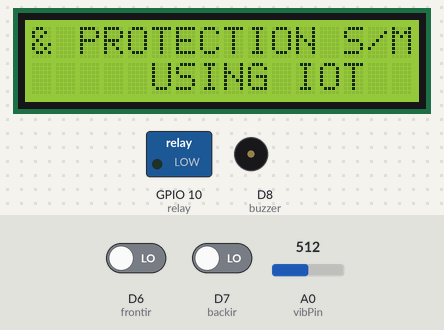
A sketch run on a simulated ESP8266 (NodeMCU). Shown: 16×2 character LCD, switched loads named in the sketch (green lamp = pin HIGH), buzzer (waves = sounding, pin HIGH). The test bench sets the inputs (shaded band); at power-on: D6 (frontir) LOW, D7 (backir) LOW, A0 (vibPin) = 512. WiFi joins after 1.5 s; servers stay silent unless stated; uploads are accepted with an empty reply; what the sketch prints to the serial monitor is not drawn.

Above: at 2.1 s.
At 5.9 s:
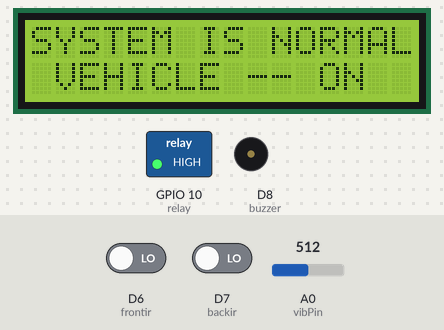
6.0 s: D6 (frontir) driven HIGH
At 8.9 s:
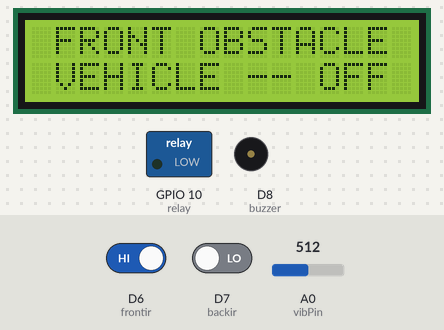
9.0 s: D6 (frontir) driven LOW and D7 (backir) driven HIGH
12.0 s: D7 (backir) driven LOW
At 12.7 s:
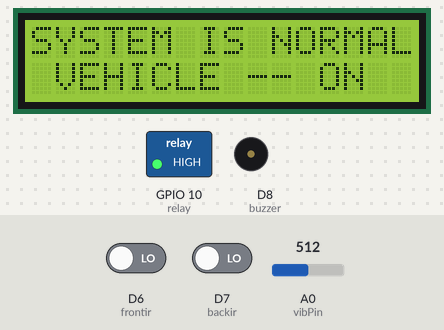
13.5 s: A0 (vibPin) set to 307
15.1 s: A0 (vibPin) set to 283
At 17.3 s:
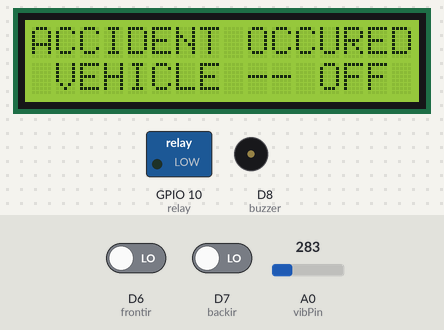
17.8 s: A0 (vibPin) set to 306
Timing chart, 0 to 20.3 s (numbered marks = the images above; inputs shaded):
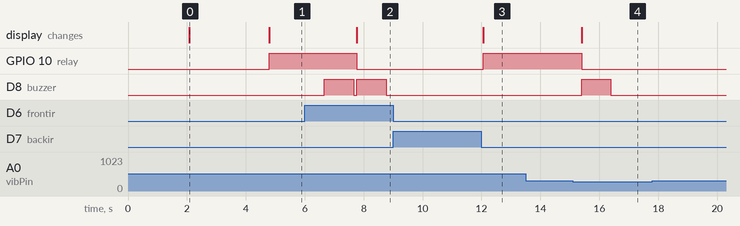

Measured:
- the behaviour switches between 300 and 299 on A0 (vibPin) (found by bisection; images 3 and 4)
- after the input at 6.0 s, GPIO 10 (relay): HIGH → LOW after 1.8 s; D8 (buzzer): alternates HIGH for 1.0 s and LOW for 0.11 s, starting after 0.66 s; the display: changes after 1.8 s (image 2)
- after the input at 9.0 s, every drawn part: stays the same
- after the input at 12.0 s, GPIO 10 (relay): LOW → HIGH after 0.06 s; D8 (buzzer): stays LOW (without the input it goes to HIGH after 0.05 s); the display: changes after 0.06 s (image 3)
- after the input at 13.5 s, every drawn part: stays the same
- after the input at 15.1 s, GPIO 10 (relay): HIGH → LOW after 0.30 s; D8 (buzzer): LOW → HIGH after 0.30 s, → LOW 1.0 s later; the display: changes after 0.30 s (image 4)
- after the input at 17.8 s, every drawn part: stays the same
- what the display in image 0 shows lasts 2.7 s, from 2.1 s to 4.8 s

The sketch:

intelligent_vehicle_vehicle_iot__sreyas.ino
```cpp
//http://projectsiot.xyz/IoTProjects/VehicleSecurity/uploadstatus.php?a=&b=Y&c=Y&d=&e=Y
//http://projectsiot.xyz/IoTProjects/VehicleSecurity/viewvehicle.php
/*
 * in that link we have headlight and fire sensor
 * but we should send null for those variables
 *
*/
#include <ESP8266WiFi.h>
#include <ESP8266HTTPClient.h>
#include <LiquidCrystal.h>
#include <String.h>

LiquidCrystal lcd (D0,D1,D2,D3,D4,D5);

//#define ldrPin 34
#define frontir D6
#define backir D7
//#define firePin 26
//#define led 12
#define buzzer D8
#define vibPin A0
#define relay 10

// WiFi parameters to be configured
const char* ssid = "project12"; // Hoofdlettergevoelig
const char* password = "project123456"; // Hoofdlettergevoelig

String q = "http://projectsiot.xyz/IoTProjects/VehicleSecurity/uploadstatus.php?a=";
String iot = "\0";


//iot = q + l + "&b=" + fir + "&c=" + bir + "&d=" + f + "&e=" + accident;

char fir = 'N';
char bir = 'N';
char f = 'N';
char accident = 'N';

String A ;
String B ;
String msg ;
char l = '1';
int ldr = 0;

int freq = 5000;
int ledChannel = 0;
int resolution = 8;
int dutyCycle = 0;

void beep ()
{
  digitalWrite(buzzer,HIGH);
  delay(1000);
  digitalWrite(buzzer,LOW);
  delay(100);
}

void setup(void) {
  Serial.begin(9600);
  Serial.print("Bezig met verbinden");
 WiFi.begin(ssid, password); // Connect to WiFi
 lcd.begin(16,2);

lcd.clear();
lcd.setCursor(0,0);
        lcd.print("  INTELLIGENT   ");
        lcd.setCursor( 2,1);
         lcd.print("VEHICLE SECURITY");
         delay(2000);

lcd.clear();
lcd.setCursor(0,0);
        lcd.print("& PROTECTION S/M");
        lcd.setCursor( 2,1);
         lcd.print("   USING IOT    ");
         delay(2000);

//          pinMode(ldrPin,INPUT);
          pinMode(frontir,INPUT);
          pinMode(backir,INPUT);
  //        pinMode(firePin,INPUT);
          pinMode(vibPin,INPUT);
          pinMode(relay,OUTPUT);
          pinMode(buzzer,OUTPUT);


            // configure LED PWM functionalitites
 // ledcSetup(ledChannel, freq, resolution);

  // attach the channel to the GPIO to be controlled
 // ledcAttachPin(led, ledChannel);

  // while wifi not connected yet, print '.'
  // then after it connected, get out of the loop
  while (WiFi.status() != WL_CONNECTED) {
     delay(500);
     Serial.print(".");
  }

  // Verbonden.
  Serial.println("OK!");

  // Access Point (SSID).
  Serial.print("SSID: ");
  Serial.println(WiFi.SSID());

  // IP adres.
  Serial.print("IP: ");
  Serial.println(WiFi.localIP());

  // Signaalsterkte.
  long rssi = WiFi.RSSI();
  Serial.print("Signaal sterkte (RSSI): ");
  Serial.print(rssi);
  Serial.println(" dBm");
  Serial.println("");


  Serial.print("A = "); Serial.println(A);
if(WiFi.status()== WL_CONNECTED){ //Check WiFi connection status

    HTTPClient http; //Declare an object of class HTTPClient
   // http.begin("http://sms.scubedigi.com/api.php?username=Mydreamacd&password=Mydre@m123&to=9603105223&from=MYDREM&message=RJANED;LKSDF"); //Specify request destination

  http.begin("http://projectsiot.xyz/IoTProjects/VehicleSecurity/uploadstatus.php?a=U&b=N&c=N&d=N&e=N");

int httpCode = http.GET(); //Send the request
    if (httpCode > 0) { //Check the returning code
      String payload = http.getString(); //Get the request response payload
      Serial.println(payload); //Print the response payload
    }
    http.end(); //Close connection

delay(500);
}
/*
Serial.println("sending welcome message............");

 if(WiFi.status()== WL_CONNECTED){ //Check WiFi connection status

    HTTPClient http; //Declare an object of class HTTPClient
   http.begin("http://sms.scubedigi.com/api.php?username=Mydreamacd&password=Mydre@m123&to=9603105223&from=MYDREM&message=WELCOME%20TO%20PROJECT"); //Specify request destination

  //http.begin("http://projectsiot.xyz/IoTProjects/PrepaidCardPetrol/petrolcard.php?a=U&b=0&c=0");

int httpCode = http.GET(); //Send the request
    if (httpCode > 0) { //Check the returning code
      String payload = http.getString(); //Get the request response payload
      Serial.println(payload); //Print the response payload
    }
    http.end(); //Close connection

delay(500);
}
*/
}

void loop() {

f = 'b';
l = 'b';

/*
ldr = analogRead(ldrPin);
Serial.println(ldr);
delay(400);

if(ldr > 3000)
{
  Serial.println(F("light on"));
  l = '2';
 ledcWrite(ledChannel, 255);
}
*/
/*
else if ((ldr > 1000)&&(ldr < 2000))
{
 ledcWrite(ledChannel, 125);
}
*/
/*
else if (ldr < 3000)
{

  Serial.println(F("light off"));
  l = '1';
 ledcWrite(ledChannel, 0);

}
*/
if(digitalRead(frontir) == 1)
{
  beep ();
  Serial.println(F("front obstacle alert"));
  fir = 'Y';
  lcd.clear();
  lcd.setCursor(0,0);
  lcd.print(" FRONT OBSTACLE ");
  lcd.setCursor(0,1);
  lcd.print(" VEHICLE -- OFF ");
  digitalWrite(relay,LOW);

    beep ();

iot = q + l + "&b=" + fir + "&c=" + bir + "&d=" + f + "&e=" + accident;

send2server ();
   msg = "http://sms.scubedigi.com/api.php?username=Mydreamacd&password=Mydre@m123&to=9603105223&from=MYDREM&message=";
msg += "VEHICLE%20FORNT%20OBSTACLE%20DETECTED%0AAT%0ALAT:17.354563%0ALNG:78.594008";
  sendmsg ();
  delay(2000);

}
else
{
  fir = 'N';
}
if(digitalRead(backir) == 1)
{
  beep ();
  Serial.println(F("back obstacle alert"));
  bir = 'Y';
  lcd.clear();
  lcd.setCursor(0,0);
  lcd.print(" BACK OBSTACLE  ");
  lcd.setCursor(0,1);
  lcd.print(" VEHICLE -- OFF ");
  digitalWrite(relay,LOW);
      beep ();

iot = q + l + "&b=" + fir + "&c=" + bir + "&d=" + f + "&e=" + accident;

send2server ();
     msg = "http://sms.scubedigi.com/api.php?username=Mydreamacd&password=Mydre@m123&to=9603105223&from=MYDREM&message=";
msg += "VEHICLE%20BACK%20OBSTACLE%20DETECTED%0AAT%0ALAT:17.354563%0ALNG:78.594008";
  sendmsg ();
  delay(2000);

}
else
{
  bir = 'N';
}
/*
if(digitalRead(firePin) == 1)
{

  Serial.println(F("fire alert"));
  f = 'Y';
  lcd.clear();
  lcd.setCursor(0,0);
  lcd.print("   FIRE ALERT   ");
  lcd.setCursor(0,1);
  lcd.print(" VEHICLE -- OFF ");
  digitalWrite(relay,LOW);

  beep ();

iot = q + l + "&b=" + fir + "&c=" + bir + "&d=" + f + "&e=" + accident;

send2server ();


    msg = "http://sms.scubedigi.com/api.php?username=Mydreamacd&password=Mydre@m123&to=9603105223&from=MYDREM&message=";
msg += "VEHICLE%20FIRE%20OBSTACLE%20DETECTED%0AAT%0A17.550686%2C78.1655632";
  sendmsg ();
  delay(2000);
}
else
{
  f = 'N';
}
*/
Serial.println("vib="+String(analogRead(vibPin)));
if(analogRead(vibPin) < 300)
{

  Serial.println(F("ACCIDENT alert"));
  accident = 'Y';
  lcd.clear();
  lcd.setCursor(0,0);
  lcd.print("ACCIDENT OCCURED");
  lcd.setCursor(0,1);
  lcd.print(" VEHICLE -- OFF ");
  digitalWrite(relay,LOW);
    beep ();

iot = q + l + "&b=" + fir + "&c=" + bir + "&d=" + f + "&e=" + accident;

send2server ();


    msg = "http://sms.scubedigi.com/api.php?username=Mydreamacd&password=Mydre@m123&to=9603105223&from=MYDREM&message=";
msg += "VEHICLE%20ACCIDENT%20DETECTED%0AAT%0ALAT:17.354563%0ALNG:78.594008";
 sendmsg ();
 delay(2000);
}
else
{
  accident = 'N';
}
if ((digitalRead(frontir) == 0)&&(digitalRead(backir)==0)&&(analogRead(vibPin)>500))
{
  lcd.clear();
  lcd.setCursor(0,0);
  lcd.print("SYSTEM IS NORMAL ");
  lcd.setCursor(0,1);
  lcd.print(" VEHICLE -- ON  ");
  digitalWrite(relay,HIGH);
  delay(200);
}
iot = q + l + "&b=" + fir + "&c=" + bir + "&d=" + f + "&e=" + accident;

send2server ();

}// LOOP

void send2server ()
{
   Serial.println(iot);
if(WiFi.status()== WL_CONNECTED){ //Check WiFi connection status

    HTTPClient http; //Declare an object of class HTTPClient

   http.begin(iot);

int httpCode = http.GET(); //Send the request
    if (httpCode > 0) { //Check the returning code
      String payload = http.getString(); //Get the request response payload
      Serial.println(payload); //Print the response payload
    }
    http.end(); //Close connection

delay(500);
}
}
void sendmsg ()
{
  Serial.println("sending message-----------");

 Serial.print("msg = "); Serial.println(msg);
if(WiFi.status()== WL_CONNECTED){ //Check WiFi connection status

    HTTPClient http; //Declare an object of class HTTPClient

  http.begin(msg);

int httpCode = http.GET(); //Send the request
    if (httpCode > 0) { //Check the returning code
      String payload = http.getString(); //Get the request response payload
      Serial.println(payload); //Print the response payload
    }
    http.end(); //Close connection

delay(100);
}

}
```
